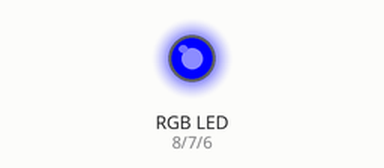
Simulated run of this sketch. Board: Arduino Uno, built with avr-gcc and run on an emulated ATmega328P. Parts: an RGB LED mixed from three pins (HIGH = lit).

Above: at 0.1 s.
Timing chart, 0 to 1.6 s (numbered marks = the images above):
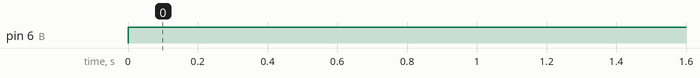

The sketch:

rgbtest.ino
```cpp
const int R = 8;
const int G = 7;
const int B = 6;


void setup() {

  pinMode(R, OUTPUT);
  pinMode(G, OUTPUT);
  pinMode(B, OUTPUT);

}


void loop() {
  analogWrite(R, 0);
  analogWrite(G, 0);
  analogWrite(B, 255);
  delay(1000);
}
```

Measured:
- by itself, pin 6 (B): LOW → HIGH at 0.00 s
